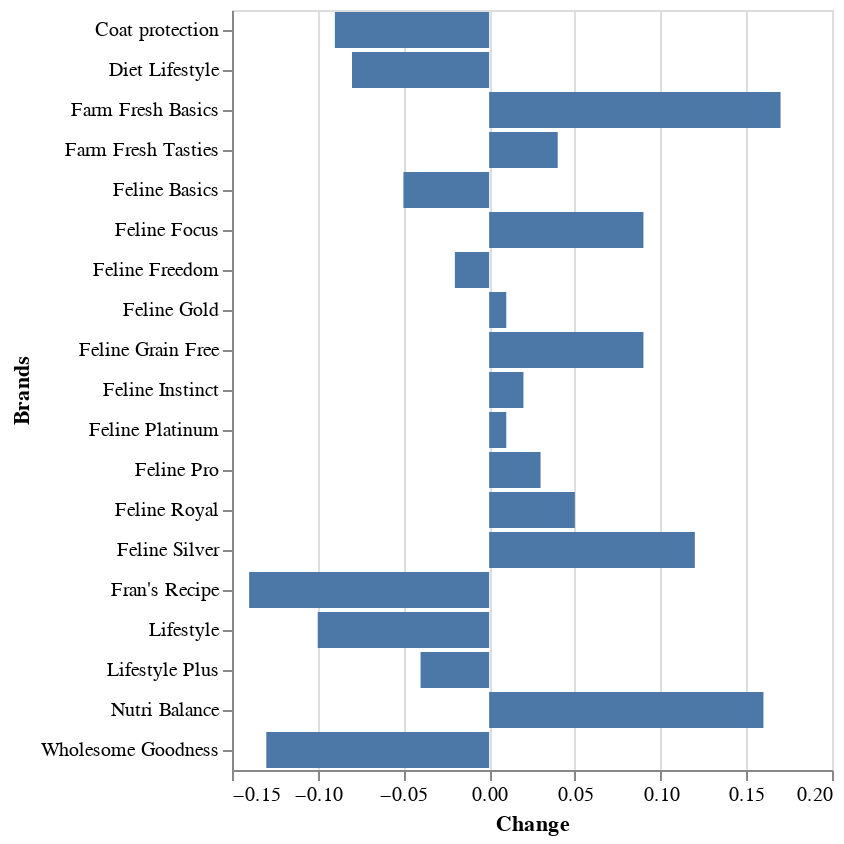

The notebook cell saved with this chart:
### Code cell
alt.Chart(table).mark_bar().encode(
    x = "Change",
    y = "Brands")

### Figure 1 — Vega-Lite specification as saved in the notebook (floating-point values rounded to 4 significant figures)
{"config": {"view": {"continuousWidth": 300, "continuousHeight": 300}}, "data": {"name": "data-9ee411e192bdf834e5a77b44a346fa8f"}, "mark": {"type": "bar"}, "encoding": {"x": {"field": "Change", "type": "quantitative"}, "y": {"field": "Brands", "type": "nominal"}}, "$schema": "https://vega.github.io/schema/vega-lite/v5.8.0.json", "datasets": {"data-9ee411e192bdf834e5a77b44a346fa8f": [{"spacing for dot plot": 0, "Brands": "Fran's Recipe", "Change": -0.14}, {"spacing for dot plot": 1, "Brands": "Wholesome Goodness", "Change": -0.13}, {"spacing for dot plot": 2, "Brands": "Lifestyle", "Change": -0.1}, {"spacing for dot plot": 3, "Brands": "Coat protection", "Change": -0.09}, {"spacing for dot plot": 4, "Brands": "Diet Lifestyle", "Change": -0.08}, {"spacing for dot plot": 5, "Brands": "Feline Basics", "Change": -0.05}, {"spacing for dot plot": 6, "Brands": "Lifestyle Plus", "Change": -0.04}, {"spacing for dot plot": 7, "Brands": "Feline Freedom", "Change": -0.02}, {"spacing for dot plot": 8, "Brands": "Feline Gold", "Change": 0.01}, {"spacing for dot plot": 9, "Brands": "Feline Platinum", "Change": 0.01}, {"spacing for dot plot": 10, "Brands": "Feline Instinct", "Change": 0.02}, {"spacing for dot plot": 11, "Brands": "Feline Pro", "Change": 0.03}, {"spacing for dot plot": 12, "Brands": "Farm Fresh Tasties", "Change": 0.04}, {"spacing for dot plot": 13, "Brands": "Feline Royal", "Change": 0.05}, {"spacing for dot plot": 14, "Brands": "Feline Focus", "Change": 0.09}, {"spacing for dot plot": 15, "Brands": "Feline Grain Free", "Change": 0.09}, {"spacing for dot plot": 16, "Brands": "Feline Silver", "Change": 0.12}, {"spacing for dot plot": 17, "Brands": "Nutri Balance", "Change": 0.16}, {"spacing for dot plot": 18, "Brands": "Farm Fresh Basics", "Change": 0.17}]}}
